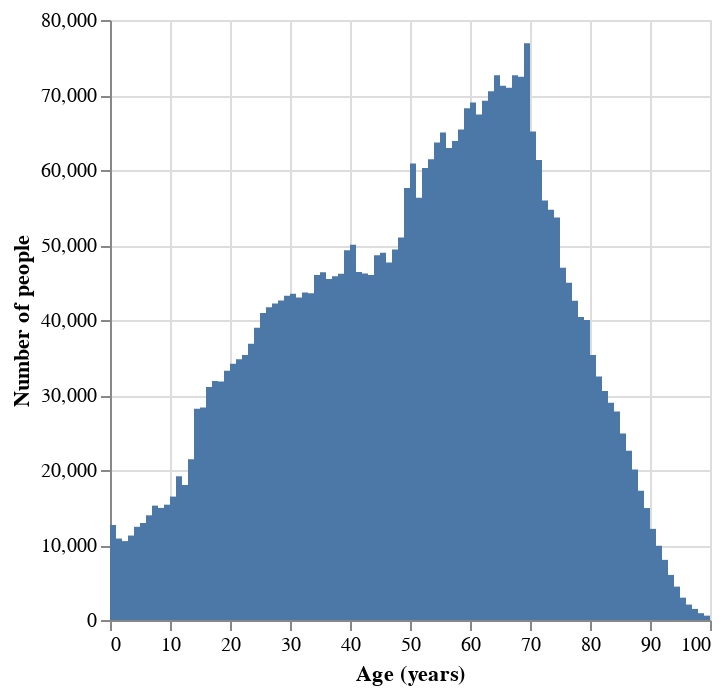
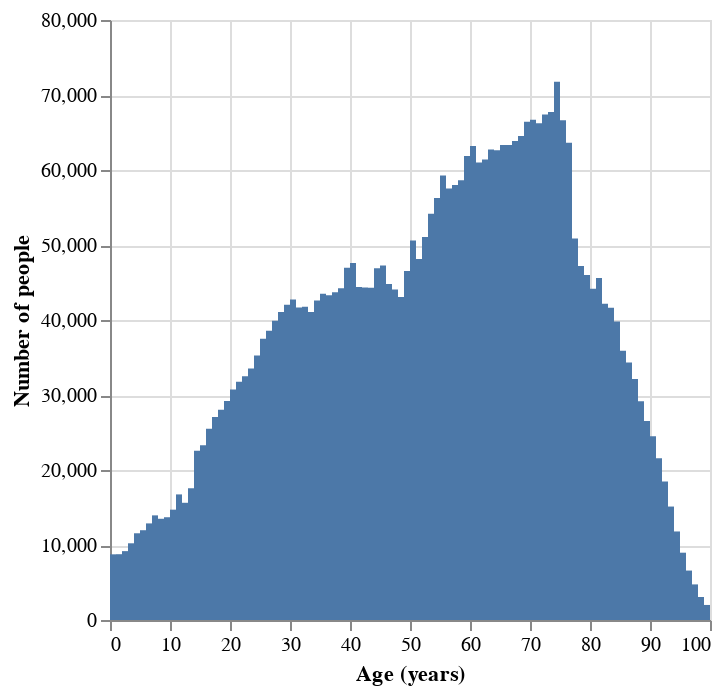
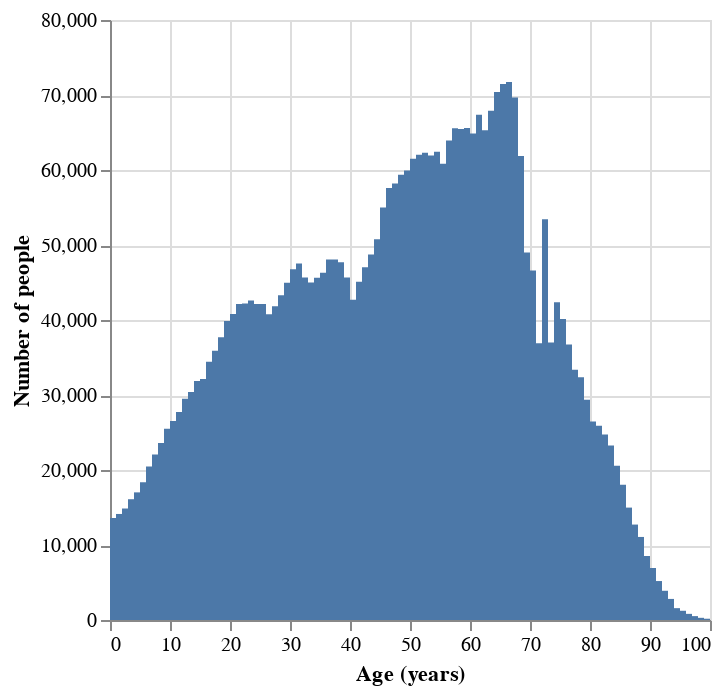
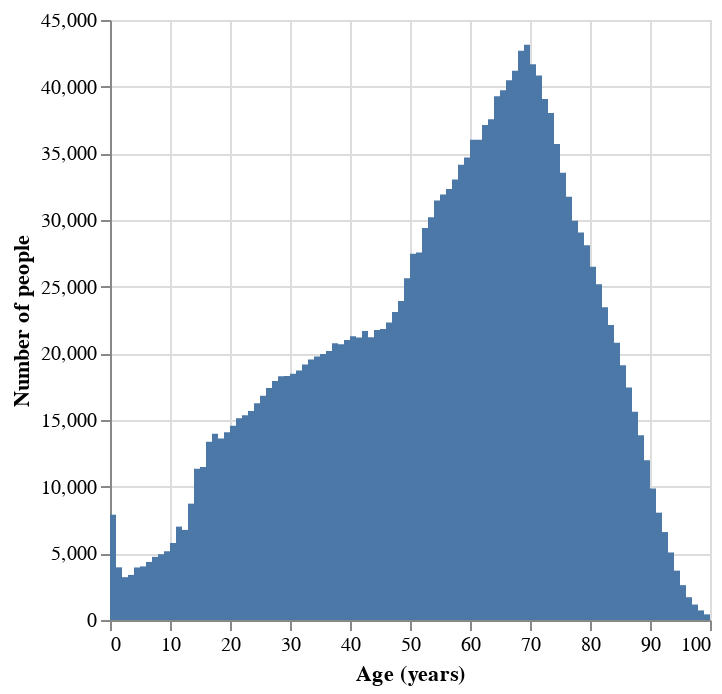

Source (notebook cell) for these figures, in order:
### Code cell
for omop_id in plotting.ALL_OMOP_IDS:
    display(Markdown(f"## OMOP ID: {omop_id}"))
            
    for file_path in files:
        display(plotting.plot_age_distrib(file_path, omop_id))
        display(Markdown(f"Plot for {file_path.name}"))
        display(Markdown("<hr>"))

### Figure 1 — Vega-Lite specification as saved in the notebook (floating-point values rounded to 4 significant figures)
{"config": {"view": {"continuousWidth": 300, "continuousHeight": 300}}, "data": {"name": "data-fca354f088c5a8e969fd658fa3c8c5d2"}, "mark": {"type": "rect"}, "encoding": {"x": {"field": "BinLeft", "title": "Age (years)", "type": "quantitative"}, "x2": {"field": "BinRight"}, "y": {"field": "NPeople", "title": "Number of people", "type": "quantitative"}}, "$schema": "https://vega.github.io/schema/vega-lite/v5.16.3.json", "datasets": {"data-fca354f088c5a8e969fd658fa3c8c5d2": [{"BinLeft": "0", "BinRight": "1", "NPeople": 12667}, {"BinLeft": "1", "BinRight": "2", "NPeople": 10860}, {"BinLeft": "2", "BinRight": "3", "NPeople": 10519}, {"BinLeft": "3", "BinRight": "4", "NPeople": 11262}, {"BinLeft": "4", "BinRight": "5", "NPeople": 12428}, {"BinLeft": "5", "BinRight": "6", "NPeople": 12931}, {"BinLeft": "6", "BinRight": "7", "NPeople": 13961}, {"BinLeft": "7", "BinRight": "8", "NPeople": 15250}, {"BinLeft": "8", "BinRight": "9", "NPeople": 14944}, {"BinLeft": "9", "BinRight": "10", "NPeople": 15377}, {"BinLeft": "10", "BinRight": "11", "NPeople": 16457}, {"BinLeft": "11", "BinRight": "12", "NPeople": 19173}, {"BinLeft": "12", "BinRight": "13", "NPeople": 18016}, {"BinLeft": "13", "BinRight": "14", "NPeople": 21428}, {"BinLeft": "14", "BinRight": "15", "NPeople": 28171}, {"BinLeft": "15", "BinRight": "16", "NPeople": 28334}, {"BinLeft": "16", "BinRight": "17", "NPeople": 31052}, {"BinLeft": "17", "BinRight": "18", "NPeople": 31869}, {"BinLeft": "18", "BinRight": "19", "NPeople": 31803}, {"BinLeft": "19", "BinRight": "20", "NPeople": 33219}, {"BinLeft": "20", "BinRight": "21", "NPeople": 34157}, {"BinLeft": "21", "BinRight": "22", "NPeople": 34756}, {"BinLeft": "22", "BinRight": "23", "NPeople": 35337}, {"BinLeft": "23", "BinRight": "24", "NPeople": 36847}, {"BinLeft": "24", "BinRight": "25", "NPeople": 38967}, {"BinLeft": "25", "BinRight": "26", "NPeople": 40922}, {"BinLeft": "26", "BinRight": "27", "NPeople": 41693}, {"BinLeft": "27", "BinRight": "28", "NPeople": 42189}, {"BinLeft": "28", "BinRight": "29", "NPeople": 42603}, {"BinLeft": "29", "BinRight": "30", "NPeople": 43232}, {"BinLeft": "30", "BinRight": "31", "NPeople": 43507}, {"BinLeft": "31", "BinRight": "32", "NPeople": 43006}, {"BinLeft": "32", "BinRight": "33", "NPeople": 43657}, {"BinLeft": "33", "BinRight": "34", "NPeople": 43563}, {"BinLeft": "34", "BinRight": "35", "NPeople": 46002}, {"BinLeft": "35", "BinRight": "36", "NPeople": 46365}, {"BinLeft": "36", "BinRight": "37", "NPeople": 45455}, {"BinLeft": "37", "BinRight": "38", "NPeople": 45820}, {"BinLeft": "38", "BinRight": "39", "NPeople": 46173}, {"BinLeft": "39", "BinRight": "40", "NPeople": 49286}, {"BinLeft": "40", "BinRight": "41", "NPeople": 50047}, {"BinLeft": "41", "BinRight": "42", "NPeople": 46398}, {"BinLeft": "42", "BinRight": "43", "NPeople": 46202}, {"BinLeft": "43", "BinRight": "44", "NPeople": 45993}, {"BinLeft": "44", "BinRight": "45", "NPeople": 48632}, {"BinLeft": "45", "BinRight": "46", "NPeople": 48953}, {"BinLeft": "46", "BinRight": "47", "NPeople": 47656}, {"BinLeft": "47", "BinRight": "48", "NPeople": 49413}, {"BinLeft": "48", "BinRight": "49", "NPeople": 50989}, {"BinLeft": "49", "BinRight": "50", "NPeople": 57590}, {"BinLeft": "50", "BinRight": "51", "NPeople": 60879}, {"BinLeft": "51", "BinRight": "52", "NPeople": 56284}, {"BinLeft": "52", "BinRight": "53", "NPeople": 60280}, {"BinLeft": "53", "BinRight": "54", "NPeople": 61450}, {"BinLeft": "54", "BinRight": "55", "NPeople": 63660}, {"BinLeft": "55", "BinRight": "56", "NPeople": 64984}, {"BinLeft": "56", "BinRight": "57", "NPeople": 62926}, {"BinLeft": "57", "BinRight": "58", "NPeople": 63866}, {"BinLeft": "58", "BinRight": "59", "NPeople": 65413}, {"BinLeft": "59", "BinRight": "60", "NPeople": 68249}, {"BinLeft": "60", "BinRight": "61", "NPeople": 69006}, {"BinLeft": "61", "BinRight": "62", "NPeople": 67391}, {"BinLeft": "62", "BinRight": "63", "NPeople": 69242}, {"BinLeft": "63", "BinRight": "64", "NPeople": 70500}, {"BinLeft": "64", "BinRight": "65", "NPeople": 72638}, {"BinLeft": "65", "BinRight": "66", "NPeople": 71241}, {"BinLeft": "66", "BinRight": "67", "NPeople": 70967}, {"BinLeft": "67", "BinRight": "68", "NPeople": 72620}, {"BinLeft": "68", "BinRight": "69", "NPeople": 72437}, {"BinLeft": "69", "BinRight": "70", "NPeople": 76914}, {"BinLeft": "70", "BinRight": "71", "NPeople": 65137}, {"BinLeft": "71", "BinRight": "72", "NPeople": 61330}, {"BinLeft": "72", "BinRight": "73", "NPeople": 55947}, {"BinLeft": "73", "BinRight": "74", "NPeople": 54695}, {"BinLeft": "74", "BinRight": "75", "NPeople": 53668}, {"BinLeft": "75", "BinRight": "76", "NPeople": 46959}, {"BinLeft": "76", "BinRight": "77", "NPeople": 44979}, {"BinLeft": "77", "BinRight": "78", "NPeople": 42560}, {"BinLeft": "78", "BinRight": "79", "NPeople": 40414}, {"BinLeft": "79", "BinRight": "80", "NPeople": 40008}, {"BinLeft": "80", "BinRight": "81", "NPeople": 35333}, {"BinLeft": "81", "BinRight": "82", "NPeople": 32466}, {"BinLeft": "82", "BinRight": "83", "NPeople": 30523}, {"BinLeft": "83", "BinRight": "84", "NPeople": 28958}, {"BinLeft": "84", "BinRight": "85", "NPeople": 27792}, {"BinLeft": "85", "BinRight": "86", "NPeople": 24856}, {"BinLeft": "86", "BinRight": "87", "NPeople": 22556}, {"BinLeft": "87", "BinRight": "88", "NPeople": 20058}, {"BinLeft": "88", "BinRight": "89", "NPeople": 17238}, {"BinLeft": "89", "BinRight": "90", "NPeople": 14929}, {"BinLeft": "90", "BinRight": "91", "NPeople": 12153}, {"BinLeft": "91", "BinRight": "92", "NPeople": 9898}, {"BinLeft": "92", "BinRight": "93", "NPeople": 8018}, {"BinLeft": "93", "BinRight": "94", "NPeople": 6010}, {"BinLeft": "94", "BinRight": "95", "NPeople": 4451}, {"BinLeft": "95", "BinRight": "96", "NPeople": 2978}, {"BinLeft": "96", "BinRight": "97", "NPeople": 2056}, {"BinLeft": "97", "BinRight": "98", "NPeople": 1477}, {"BinLeft": "98", "BinRight": "99", "NPeople": 907}, {"BinLeft": "99", "BinRight": "100", "NPeople": 580}, {"BinLeft": "100", "BinRight": "inf", "NPeople": 767}]}}

### Figure 2 — Vega-Lite specification as saved in the notebook (floating-point values rounded to 4 significant figures)
{"config": {"view": {"continuousWidth": 300, "continuousHeight": 300}}, "data": {"name": "data-b4f4c59710d08fecc0b8592ab607affd"}, "mark": {"type": "rect"}, "encoding": {"x": {"field": "BinLeft", "title": "Age (years)", "type": "quantitative"}, "x2": {"field": "BinRight"}, "y": {"field": "NPeople", "title": "Number of people", "type": "quantitative"}}, "$schema": "https://vega.github.io/schema/vega-lite/v5.16.3.json", "datasets": {"data-b4f4c59710d08fecc0b8592ab607affd": [{"BinLeft": "0", "BinRight": "1", "NPeople": 8757}, {"BinLeft": "1", "BinRight": "2", "NPeople": 8773}, {"BinLeft": "2", "BinRight": "3", "NPeople": 9183}, {"BinLeft": "3", "BinRight": "4", "NPeople": 10228}, {"BinLeft": "4", "BinRight": "5", "NPeople": 11563}, {"BinLeft": "5", "BinRight": "6", "NPeople": 11971}, {"BinLeft": "6", "BinRight": "7", "NPeople": 12880}, {"BinLeft": "7", "BinRight": "8", "NPeople": 13951}, {"BinLeft": "8", "BinRight": "9", "NPeople": 13496}, {"BinLeft": "9", "BinRight": "10", "NPeople": 13701}, {"BinLeft": "10", "BinRight": "11", "NPeople": 14711}, {"BinLeft": "11", "BinRight": "12", "NPeople": 16746}, {"BinLeft": "12", "BinRight": "13", "NPeople": 15629}, {"BinLeft": "13", "BinRight": "14", "NPeople": 17569}, {"BinLeft": "14", "BinRight": "15", "NPeople": 22579}, {"BinLeft": "15", "BinRight": "16", "NPeople": 23290}, {"BinLeft": "16", "BinRight": "17", "NPeople": 25507}, {"BinLeft": "17", "BinRight": "18", "NPeople": 27054}, {"BinLeft": "18", "BinRight": "19", "NPeople": 28021}, {"BinLeft": "19", "BinRight": "20", "NPeople": 29207}, {"BinLeft": "20", "BinRight": "21", "NPeople": 30721}, {"BinLeft": "21", "BinRight": "22", "NPeople": 31773}, {"BinLeft": "22", "BinRight": "23", "NPeople": 32488}, {"BinLeft": "23", "BinRight": "24", "NPeople": 33534}, {"BinLeft": "24", "BinRight": "25", "NPeople": 35277}, {"BinLeft": "25", "BinRight": "26", "NPeople": 37511}, {"BinLeft": "26", "BinRight": "27", "NPeople": 38555}, {"BinLeft": "27", "BinRight": "28", "NPeople": 39892}, {"BinLeft": "28", "BinRight": "29", "NPeople": 41075}, {"BinLeft": "29", "BinRight": "30", "NPeople": 42019}, {"BinLeft": "30", "BinRight": "31", "NPeople": 42720}, {"BinLeft": "31", "BinRight": "32", "NPeople": 41666}, {"BinLeft": "32", "BinRight": "33", "NPeople": 41777}, {"BinLeft": "33", "BinRight": "34", "NPeople": 41081}, {"BinLeft": "34", "BinRight": "35", "NPeople": 42595}, {"BinLeft": "35", "BinRight": "36", "NPeople": 43513}, {"BinLeft": "36", "BinRight": "37", "NPeople": 43300}, {"BinLeft": "37", "BinRight": "38", "NPeople": 43696}, {"BinLeft": "38", "BinRight": "39", "NPeople": 44242}, {"BinLeft": "39", "BinRight": "40", "NPeople": 46960}, {"BinLeft": "40", "BinRight": "41", "NPeople": 47588}, {"BinLeft": "41", "BinRight": "42", "NPeople": 44409}, {"BinLeft": "42", "BinRight": "43", "NPeople": 44336}, {"BinLeft": "43", "BinRight": "44", "NPeople": 44308}, {"BinLeft": "44", "BinRight": "45", "NPeople": 46887}, {"BinLeft": "45", "BinRight": "46", "NPeople": 47274}, {"BinLeft": "46", "BinRight": "47", "NPeople": 44804}, {"BinLeft": "47", "BinRight": "48", "NPeople": 44077}, {"BinLeft": "48", "BinRight": "49", "NPeople": 43083}, {"BinLeft": "49", "BinRight": "50", "NPeople": 46550}, {"BinLeft": "50", "BinRight": "51", "NPeople": 50592}, {"BinLeft": "51", "BinRight": "52", "NPeople": 48144}, {"BinLeft": "52", "BinRight": "53", "NPeople": 51069}, {"BinLeft": "53", "BinRight": "54", "NPeople": 54161}, {"BinLeft": "54", "BinRight": "55", "NPeople": 56271}, {"BinLeft": "55", "BinRight": "56", "NPeople": 59279}, {"BinLeft": "56", "BinRight": "57", "NPeople": 57550}, {"BinLeft": "57", "BinRight": "58", "NPeople": 57996}, {"BinLeft": "58", "BinRight": "59", "NPeople": 58642}, {"BinLeft": "59", "BinRight": "60", "NPeople": 61857}, {"BinLeft": "60", "BinRight": "61", "NPeople": 63206}, {"BinLeft": "61", "BinRight": "62", "NPeople": 61016}, {"BinLeft": "62", "BinRight": "63", "NPeople": 61389}, {"BinLeft": "63", "BinRight": "64", "NPeople": 62734}, {"BinLeft": "64", "BinRight": "65", "NPeople": 62647}, {"BinLeft": "65", "BinRight": "66", "NPeople": 63317}, {"BinLeft": "66", "BinRight": "67", "NPeople": 63325}, {"BinLeft": "67", "BinRight": "68", "NPeople": 63852}, {"BinLeft": "68", "BinRight": "69", "NPeople": 64528}, {"BinLeft": "69", "BinRight": "70", "NPeople": 66441}, {"BinLeft": "70", "BinRight": "71", "NPeople": 66686}, {"BinLeft": "71", "BinRight": "72", "NPeople": 66242}, {"BinLeft": "72", "BinRight": "73", "NPeople": 67416}, {"BinLeft": "73", "BinRight": "74", "NPeople": 67728}, {"BinLeft": "74", "BinRight": "75", "NPeople": 71769}, {"BinLeft": "75", "BinRight": "76", "NPeople": 66638}, {"BinLeft": "76", "BinRight": "77", "NPeople": 63643}, {"BinLeft": "77", "BinRight": "78", "NPeople": 50853}, {"BinLeft": "78", "BinRight": "79", "NPeople": 47212}, {"BinLeft": "79", "BinRight": "80", "NPeople": 45988}, {"BinLeft": "80", "BinRight": "81", "NPeople": 44151}, {"BinLeft": "81", "BinRight": "82", "NPeople": 45595}, {"BinLeft": "82", "BinRight": "83", "NPeople": 42161}, {"BinLeft": "83", "BinRight": "84", "NPeople": 41643}, {"BinLeft": "84", "BinRight": "85", "NPeople": 39784}, {"BinLeft": "85", "BinRight": "86", "NPeople": 35900}, {"BinLeft": "86", "BinRight": "87", "NPeople": 34344}, {"BinLeft": "87", "BinRight": "88", "NPeople": 32142}, {"BinLeft": "88", "BinRight": "89", "NPeople": 29160}, {"BinLeft": "89", "BinRight": "90", "NPeople": 26542}, {"BinLeft": "90", "BinRight": "91", "NPeople": 24512}, {"BinLeft": "91", "BinRight": "92", "NPeople": 21567}, {"BinLeft": "92", "BinRight": "93", "NPeople": 18472}, {"BinLeft": "93", "BinRight": "94", "NPeople": 15127}, {"BinLeft": "94", "BinRight": "95", "NPeople": 11806}, {"BinLeft": "95", "BinRight": "96", "NPeople": 8975}, {"BinLeft": "96", "BinRight": "97", "NPeople": 6591}, {"BinLeft": "97", "BinRight": "98", "NPeople": 4747}, {"BinLeft": "98", "BinRight": "99", "NPeople": 3068}, {"BinLeft": "99", "BinRight": "100", "NPeople": 2006}, {"BinLeft": "100", "BinRight": "inf", "NPeople": 2768}]}}

### Figure 3 — Vega-Lite specification as saved in the notebook (floating-point values rounded to 4 significant figures)
{"config": {"view": {"continuousWidth": 300, "continuousHeight": 300}}, "data": {"name": "data-427da3683070f19b55283406b109ce28"}, "mark": {"type": "rect"}, "encoding": {"x": {"field": "BinLeft", "title": "Age (years)", "type": "quantitative"}, "x2": {"field": "BinRight"}, "y": {"field": "NPeople", "title": "Number of people", "type": "quantitative"}}, "$schema": "https://vega.github.io/schema/vega-lite/v5.16.3.json", "datasets": {"data-427da3683070f19b55283406b109ce28": [{"BinLeft": "-inf", "BinRight": "0", "NPeople": 60722}, {"BinLeft": "0", "BinRight": "1", "NPeople": 13604}, {"BinLeft": "1", "BinRight": "2", "NPeople": 14138}, {"BinLeft": "2", "BinRight": "3", "NPeople": 14865}, {"BinLeft": "3", "BinRight": "4", "NPeople": 16104}, {"BinLeft": "4", "BinRight": "5", "NPeople": 17018}, {"BinLeft": "5", "BinRight": "6", "NPeople": 18378}, {"BinLeft": "6", "BinRight": "7", "NPeople": 20457}, {"BinLeft": "7", "BinRight": "8", "NPeople": 22082}, {"BinLeft": "8", "BinRight": "9", "NPeople": 23590}, {"BinLeft": "9", "BinRight": "10", "NPeople": 25498}, {"BinLeft": "10", "BinRight": "11", "NPeople": 26524}, {"BinLeft": "11", "BinRight": "12", "NPeople": 27736}, {"BinLeft": "12", "BinRight": "13", "NPeople": 29504}, {"BinLeft": "13", "BinRight": "14", "NPeople": 30390}, {"BinLeft": "14", "BinRight": "15", "NPeople": 31879}, {"BinLeft": "15", "BinRight": "16", "NPeople": 32140}, {"BinLeft": "16", "BinRight": "17", "NPeople": 34425}, {"BinLeft": "17", "BinRight": "18", "NPeople": 35903}, {"BinLeft": "18", "BinRight": "19", "NPeople": 37701}, {"BinLeft": "19", "BinRight": "20", "NPeople": 39882}, {"BinLeft": "20", "BinRight": "21", "NPeople": 40803}, {"BinLeft": "21", "BinRight": "22", "NPeople": 42128}, {"BinLeft": "22", "BinRight": "23", "NPeople": 42212}, {"BinLeft": "23", "BinRight": "24", "NPeople": 42606}, {"BinLeft": "24", "BinRight": "25", "NPeople": 42130}, {"BinLeft": "25", "BinRight": "26", "NPeople": 42137}, {"BinLeft": "26", "BinRight": "27", "NPeople": 40778}, {"BinLeft": "27", "BinRight": "28", "NPeople": 41817}, {"BinLeft": "28", "BinRight": "29", "NPeople": 43299}, {"BinLeft": "29", "BinRight": "30", "NPeople": 44970}, {"BinLeft": "30", "BinRight": "31", "NPeople": 46783}, {"BinLeft": "31", "BinRight": "32", "NPeople": 47531}, {"BinLeft": "32", "BinRight": "33", "NPeople": 45661}, {"BinLeft": "33", "BinRight": "34", "NPeople": 45010}, {"BinLeft": "34", "BinRight": "35", "NPeople": 45630}, {"BinLeft": "35", "BinRight": "36", "NPeople": 46294}, {"BinLeft": "36", "BinRight": "37", "NPeople": 48052}, {"BinLeft": "37", "BinRight": "38", "NPeople": 48080}, {"BinLeft": "38", "BinRight": "39", "NPeople": 47708}, {"BinLeft": "39", "BinRight": "40", "NPeople": 45667}, {"BinLeft": "40", "BinRight": "41", "NPeople": 42685}, {"BinLeft": "41", "BinRight": "42", "NPeople": 45100}, {"BinLeft": "42", "BinRight": "43", "NPeople": 47033}, {"BinLeft": "43", "BinRight": "44", "NPeople": 48748}, {"BinLeft": "44", "BinRight": "45", "NPeople": 50783}, {"BinLeft": "45", "BinRight": "46", "NPeople": 54996}, {"BinLeft": "46", "BinRight": "47", "NPeople": 57615}, {"BinLeft": "47", "BinRight": "48", "NPeople": 58211}, {"BinLeft": "48", "BinRight": "49", "NPeople": 59367}, {"BinLeft": "49", "BinRight": "50", "NPeople": 59937}, {"BinLeft": "50", "BinRight": "51", "NPeople": 61500}, {"BinLeft": "51", "BinRight": "52", "NPeople": 62042}, {"BinLeft": "52", "BinRight": "53", "NPeople": 62300}, {"BinLeft": "53", "BinRight": "54", "NPeople": 61937}, {"BinLeft": "54", "BinRight": "55", "NPeople": 62447}, {"BinLeft": "55", "BinRight": "56", "NPeople": 60834}, {"BinLeft": "56", "BinRight": "57", "NPeople": 63933}, {"BinLeft": "57", "BinRight": "58", "NPeople": 65578}, {"BinLeft": "58", "BinRight": "59", "NPeople": 65452}, {"BinLeft": "59", "BinRight": "60", "NPeople": 65610}, {"BinLeft": "60", "BinRight": "61", "NPeople": 64874}, {"BinLeft": "61", "BinRight": "62", "NPeople": 67372}, {"BinLeft": "62", "BinRight": "63", "NPeople": 65287}, {"BinLeft": "63", "BinRight": "64", "NPeople": 67900}, {"BinLeft": "64", "BinRight": "65", "NPeople": 70410}, {"BinLeft": "65", "BinRight": "66", "NPeople": 71475}, {"BinLeft": "66", "BinRight": "67", "NPeople": 71720}, {"BinLeft": "67", "BinRight": "68", "NPeople": 69660}, {"BinLeft": "68", "BinRight": "69", "NPeople": 61861}, {"BinLeft": "69", "BinRight": "70", "NPeople": 48984}, {"BinLeft": "70", "BinRight": "71", "NPeople": 46599}, {"BinLeft": "71", "BinRight": "72", "NPeople": 36901}, {"BinLeft": "72", "BinRight": "73", "NPeople": 53444}, {"BinLeft": "73", "BinRight": "74", "NPeople": 37016}, {"BinLeft": "74", "BinRight": "75", "NPeople": 42372}, {"BinLeft": "75", "BinRight": "76", "NPeople": 40127}, {"BinLeft": "76", "BinRight": "77", "NPeople": 36724}, {"BinLeft": "77", "BinRight": "78", "NPeople": 33383}, {"BinLeft": "78", "BinRight": "79", "NPeople": 32373}, {"BinLeft": "79", "BinRight": "80", "NPeople": 29370}, {"BinLeft": "80", "BinRight": "81", "NPeople": 26468}, {"BinLeft": "81", "BinRight": "82", "NPeople": 25916}, {"BinLeft": "82", "BinRight": "83", "NPeople": 24732}, {"BinLeft": "83", "BinRight": "84", "NPeople": 23270}, {"BinLeft": "84", "BinRight": "85", "NPeople": 20571}, {"BinLeft": "85", "BinRight": "86", "NPeople": 18040}, {"BinLeft": "86", "BinRight": "87", "NPeople": 14987}, {"BinLeft": "87", "BinRight": "88", "NPeople": 12725}, {"BinLeft": "88", "BinRight": "89", "NPeople": 11074}, {"BinLeft": "89", "BinRight": "90", "NPeople": 8530}, {"BinLeft": "90", "BinRight": "91", "NPeople": 6933}, {"BinLeft": "91", "BinRight": "92", "NPeople": 5194}, {"BinLeft": "92", "BinRight": "93", "NPeople": 3896}, {"BinLeft": "93", "BinRight": "94", "NPeople": 2810}, {"BinLeft": "94", "BinRight": "95", "NPeople": 1579}, {"BinLeft": "95", "BinRight": "96", "NPeople": 1231}, {"BinLeft": "96", "BinRight": "97", "NPeople": 818}, {"BinLeft": "97", "BinRight": "98", "NPeople": 518}, {"BinLeft": "98", "BinRight": "99", "NPeople": 291}, {"BinLeft": "99", "BinRight": "100", "NPeople": 170}, {"BinLeft": "100", "BinRight": "inf", "NPeople": 230}]}}

### Figure 4 — Vega-Lite specification as saved in the notebook (floating-point values rounded to 4 significant figures)
{"config": {"view": {"continuousWidth": 300, "continuousHeight": 300}}, "data": {"name": "data-094e91049306f71d496b6c1e6c90c033"}, "mark": {"type": "rect"}, "encoding": {"x": {"field": "BinLeft", "title": "Age (years)", "type": "quantitative"}, "x2": {"field": "BinRight"}, "y": {"field": "NPeople", "title": "Number of people", "type": "quantitative"}}, "$schema": "https://vega.github.io/schema/vega-lite/v5.16.3.json", "datasets": {"data-094e91049306f71d496b6c1e6c90c033": [{"BinLeft": "0", "BinRight": "1", "NPeople": 7898}, {"BinLeft": "1", "BinRight": "2", "NPeople": 3950}, {"BinLeft": "2", "BinRight": "3", "NPeople": 3212}, {"BinLeft": "3", "BinRight": "4", "NPeople": 3383}, {"BinLeft": "4", "BinRight": "5", "NPeople": 3940}, {"BinLeft": "5", "BinRight": "6", "NPeople": 4020}, {"BinLeft": "6", "BinRight": "7", "NPeople": 4356}, {"BinLeft": "7", "BinRight": "8", "NPeople": 4733}, {"BinLeft": "8", "BinRight": "9", "NPeople": 4934}, {"BinLeft": "9", "BinRight": "10", "NPeople": 5156}, {"BinLeft": "10", "BinRight": "11", "NPeople": 5774}, {"BinLeft": "11", "BinRight": "12", "NPeople": 7003}, {"BinLeft": "12", "BinRight": "13", "NPeople": 6758}, {"BinLeft": "13", "BinRight": "14", "NPeople": 8727}, {"BinLeft": "14", "BinRight": "15", "NPeople": 11341}, {"BinLeft": "15", "BinRight": "16", "NPeople": 11484}, {"BinLeft": "16", "BinRight": "17", "NPeople": 13373}, {"BinLeft": "17", "BinRight": "18", "NPeople": 13969}, {"BinLeft": "18", "BinRight": "19", "NPeople": 13615}, {"BinLeft": "19", "BinRight": "20", "NPeople": 14073}, {"BinLeft": "20", "BinRight": "21", "NPeople": 14567}, {"BinLeft": "21", "BinRight": "22", "NPeople": 15122}, {"BinLeft": "22", "BinRight": "23", "NPeople": 15350}, {"BinLeft": "23", "BinRight": "24", "NPeople": 15682}, {"BinLeft": "24", "BinRight": "25", "NPeople": 16258}, {"BinLeft": "25", "BinRight": "26", "NPeople": 16825}, {"BinLeft": "26", "BinRight": "27", "NPeople": 17393}, {"BinLeft": "27", "BinRight": "28", "NPeople": 17925}, {"BinLeft": "28", "BinRight": "29", "NPeople": 18276}, {"BinLeft": "29", "BinRight": "30", "NPeople": 18307}, {"BinLeft": "30", "BinRight": "31", "NPeople": 18469}, {"BinLeft": "31", "BinRight": "32", "NPeople": 18721}, {"BinLeft": "32", "BinRight": "33", "NPeople": 19170}, {"BinLeft": "33", "BinRight": "34", "NPeople": 19536}, {"BinLeft": "34", "BinRight": "35", "NPeople": 19771}, {"BinLeft": "35", "BinRight": "36", "NPeople": 19959}, {"BinLeft": "36", "BinRight": "37", "NPeople": 20180}, {"BinLeft": "37", "BinRight": "38", "NPeople": 20763}, {"BinLeft": "38", "BinRight": "39", "NPeople": 20687}, {"BinLeft": "39", "BinRight": "40", "NPeople": 21000}, {"BinLeft": "40", "BinRight": "41", "NPeople": 21274}, {"BinLeft": "41", "BinRight": "42", "NPeople": 21185}, {"BinLeft": "42", "BinRight": "43", "NPeople": 21683}, {"BinLeft": "43", "BinRight": "44", "NPeople": 21201}, {"BinLeft": "44", "BinRight": "45", "NPeople": 21753}, {"BinLeft": "45", "BinRight": "46", "NPeople": 21829}, {"BinLeft": "46", "BinRight": "47", "NPeople": 22316}, {"BinLeft": "47", "BinRight": "48", "NPeople": 23093}, {"BinLeft": "48", "BinRight": "49", "NPeople": 23922}, {"BinLeft": "49", "BinRight": "50", "NPeople": 25627}, {"BinLeft": "50", "BinRight": "51", "NPeople": 27473}, {"BinLeft": "51", "BinRight": "52", "NPeople": 27558}, {"BinLeft": "52", "BinRight": "53", "NPeople": 29392}, {"BinLeft": "53", "BinRight": "54", "NPeople": 30209}, {"BinLeft": "54", "BinRight": "55", "NPeople": 31454}, {"BinLeft": "55", "BinRight": "56", "NPeople": 31908}, {"BinLeft": "56", "BinRight": "57", "NPeople": 32329}, {"BinLeft": "57", "BinRight": "58", "NPeople": 33029}, {"BinLeft": "58", "BinRight": "59", "NPeople": 34140}, {"BinLeft": "59", "BinRight": "60", "NPeople": 34686}, {"BinLeft": "60", "BinRight": "61", "NPeople": 36019}, {"BinLeft": "61", "BinRight": "62", "NPeople": 36024}, {"BinLeft": "62", "BinRight": "63", "NPeople": 37121}, {"BinLeft": "63", "BinRight": "64", "NPeople": 37549}, {"BinLeft": "64", "BinRight": "65", "NPeople": 39277}, {"BinLeft": "65", "BinRight": "66", "NPeople": 39737}, {"BinLeft": "66", "BinRight": "67", "NPeople": 40474}, {"BinLeft": "67", "BinRight": "68", "NPeople": 41186}, {"BinLeft": "68", "BinRight": "69", "NPeople": 42690}, {"BinLeft": "69", "BinRight": "70", "NPeople": 43138}, {"BinLeft": "70", "BinRight": "71", "NPeople": 41683}, {"BinLeft": "71", "BinRight": "72", "NPeople": 40841}, {"BinLeft": "72", "BinRight": "73", "NPeople": 39068}, {"BinLeft": "73", "BinRight": "74", "NPeople": 38022}, {"BinLeft": "74", "BinRight": "75", "NPeople": 35709}, {"BinLeft": "75", "BinRight": "76", "NPeople": 33544}, {"BinLeft": "76", "BinRight": "77", "NPeople": 31736}, {"BinLeft": "77", "BinRight": "78", "NPeople": 29946}, {"BinLeft": "78", "BinRight": "79", "NPeople": 29063}, {"BinLeft": "79", "BinRight": "80", "NPeople": 28097}, {"BinLeft": "80", "BinRight": "81", "NPeople": 26493}, {"BinLeft": "81", "BinRight": "82", "NPeople": 25187}, {"BinLeft": "82", "BinRight": "83", "NPeople": 23457}, {"BinLeft": "83", "BinRight": "84", "NPeople": 22116}, {"BinLeft": "84", "BinRight": "85", "NPeople": 20795}, {"BinLeft": "85", "BinRight": "86", "NPeople": 19101}, {"BinLeft": "86", "BinRight": "87", "NPeople": 17433}, {"BinLeft": "87", "BinRight": "88", "NPeople": 15621}, {"BinLeft": "88", "BinRight": "89", "NPeople": 13861}, {"BinLeft": "89", "BinRight": "90", "NPeople": 11973}, {"BinLeft": "90", "BinRight": "91", "NPeople": 9870}, {"BinLeft": "91", "BinRight": "92", "NPeople": 8050}, {"BinLeft": "92", "BinRight": "93", "NPeople": 6595}, {"BinLeft": "93", "BinRight": "94", "NPeople": 5066}, {"BinLeft": "94", "BinRight": "95", "NPeople": 3703}, {"BinLeft": "95", "BinRight": "96", "NPeople": 2615}, {"BinLeft": "96", "BinRight": "97", "NPeople": 1710}, {"BinLeft": "97", "BinRight": "98", "NPeople": 1158}, {"BinLeft": "98", "BinRight": "99", "NPeople": 719}, {"BinLeft": "99", "BinRight": "100", "NPeople": 423}, {"BinLeft": "100", "BinRight": "inf", "NPeople": 521}]}}
